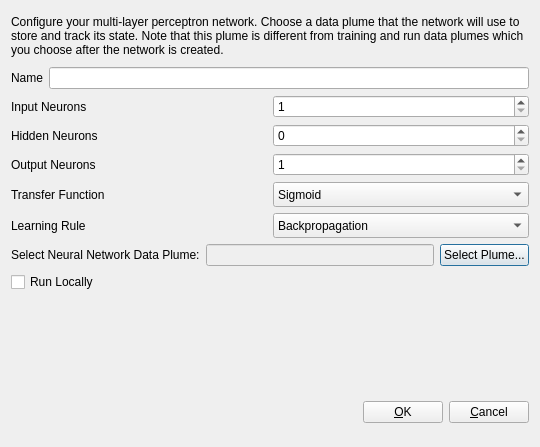
<?xml version="1.0" encoding="UTF-8"?>
<ui version="4.0">
 <class>CreateNeuralNetworkDialog</class>
 <widget class="QDialog" name="CreateNeuralNetworkDialog">
  <property name="geometry">
   <rect>
    <x>0</x>
    <y>0</y>
    <width>540</width>
    <height>447</height>
   </rect>
  </property>
  <property name="windowTitle">
   <string>Create MLP Neural Network</string>
  </property>
  <property name="styleSheet">
   <string notr="true"/>
  </property>
  <property name="modal">
   <bool>true</bool>
  </property>
  <layout class="QVBoxLayout" name="verticalLayout">
   <item>
    <layout class="QVBoxLayout" name="verticalLayout_2">
     <property name="bottomMargin">
      <number>20</number>
     </property>
     <item>
      <layout class="QHBoxLayout" name="horizontalLayout_8">
       <property name="sizeConstraint">
        <enum>QLayout::SetMinimumSize</enum>
       </property>
       <property name="topMargin">
        <number>0</number>
       </property>
       <item>
        <widget class="QLabel" name="label_8">
         <property name="sizePolicy">
          <sizepolicy hsizetype="Preferred" vsizetype="MinimumExpanding">
           <horstretch>0</horstretch>
           <verstretch>0</verstretch>
          </sizepolicy>
         </property>
         <property name="minimumSize">
          <size>
           <width>0</width>
           <height>50</height>
          </size>
         </property>
         <property name="text">
          <string>&lt;html&gt;&lt;head/&gt;&lt;body&gt;&lt;p&gt;Configure your multi-layer perceptron network.  Choose a data plume that the network will use to store and track its state.  Note that this plume is different from training and run data plumes which you choose after the network is created.&lt;/p&gt;&lt;/body&gt;&lt;/html&gt;</string>
         </property>
         <property name="wordWrap">
          <bool>true</bool>
         </property>
        </widget>
       </item>
      </layout>
     </item>
     <item>
      <layout class="QHBoxLayout" name="horizontalLayout">
       <property name="topMargin">
        <number>0</number>
       </property>
       <item>
        <widget class="QLabel" name="label">
         <property name="text">
          <string>Name</string>
         </property>
        </widget>
       </item>
       <item>
        <widget class="QLineEdit" name="nameLineEdit"/>
       </item>
      </layout>
     </item>
     <item>
      <layout class="QHBoxLayout" name="horizontalLayout_2">
       <property name="topMargin">
        <number>0</number>
       </property>
       <item>
        <widget class="QLabel" name="label_2">
         <property name="text">
          <string>Input Neurons</string>
         </property>
        </widget>
       </item>
       <item>
        <widget class="QSpinBox" name="inputSpinBox">
         <property name="minimum">
          <number>1</number>
         </property>
        </widget>
       </item>
      </layout>
     </item>
     <item>
      <layout class="QHBoxLayout" name="horizontalLayout_3">
       <property name="topMargin">
        <number>0</number>
       </property>
       <item>
        <widget class="QLabel" name="label_3">
         <property name="text">
          <string>Hidden Neurons</string>
         </property>
        </widget>
       </item>
       <item>
        <widget class="QSpinBox" name="hiddenSpinBox"/>
       </item>
      </layout>
     </item>
     <item>
      <layout class="QHBoxLayout" name="horizontalLayout_4">
       <property name="topMargin">
        <number>0</number>
       </property>
       <item>
        <widget class="QLabel" name="label_4">
         <property name="text">
          <string>Output Neurons</string>
         </property>
        </widget>
       </item>
       <item>
        <widget class="QSpinBox" name="outputSpinBox">
         <property name="minimum">
          <number>1</number>
         </property>
        </widget>
       </item>
      </layout>
     </item>
     <item>
      <layout class="QHBoxLayout" name="horizontalLayout_5">
       <property name="topMargin">
        <number>0</number>
       </property>
       <item>
        <widget class="QLabel" name="label_5">
         <property name="text">
          <string>Transfer Function</string>
         </property>
        </widget>
       </item>
       <item>
        <widget class="QComboBox" name="transferComboBox">
         <property name="sizePolicy">
          <sizepolicy hsizetype="Preferred" vsizetype="MinimumExpanding">
           <horstretch>0</horstretch>
           <verstretch>0</verstretch>
          </sizepolicy>
         </property>
         <property name="minimumSize">
          <size>
           <width>0</width>
           <height>25</height>
          </size>
         </property>
         <item>
          <property name="text">
           <string>Sigmoid</string>
          </property>
         </item>
        </widget>
       </item>
      </layout>
     </item>
     <item>
      <layout class="QHBoxLayout" name="horizontalLayout_6">
       <property name="topMargin">
        <number>0</number>
       </property>
       <item>
        <widget class="QLabel" name="label_6">
         <property name="text">
          <string>Learning Rule</string>
         </property>
        </widget>
       </item>
       <item>
        <widget class="QComboBox" name="learningRuleComboBox">
         <property name="sizePolicy">
          <sizepolicy hsizetype="Preferred" vsizetype="MinimumExpanding">
           <horstretch>0</horstretch>
           <verstretch>0</verstretch>
          </sizepolicy>
         </property>
         <property name="minimumSize">
          <size>
           <width>0</width>
           <height>25</height>
          </size>
         </property>
         <item>
          <property name="text">
           <string>Backpropagation</string>
          </property>
         </item>
        </widget>
       </item>
      </layout>
     </item>
     <item>
      <layout class="QHBoxLayout" name="horizontalLayout_7">
       <property name="topMargin">
        <number>0</number>
       </property>
       <item>
        <widget class="QLabel" name="label_7">
         <property name="text">
          <string>Select Neural Network Data Plume:</string>
         </property>
        </widget>
       </item>
       <item>
        <widget class="QLineEdit" name="plumeLineEdit">
         <property name="enabled">
          <bool>false</bool>
         </property>
        </widget>
       </item>
       <item>
        <widget class="QPushButton" name="selectPlumePushButton">
         <property name="text">
          <string>Select Plume...</string>
         </property>
        </widget>
       </item>
      </layout>
     </item>
     <item>
      <layout class="QHBoxLayout" name="horizontalLayout_9">
       <property name="topMargin">
        <number>0</number>
       </property>
       <item>
        <widget class="QCheckBox" name="localCheckBox">
         <property name="text">
          <string>Run Locally</string>
         </property>
        </widget>
       </item>
      </layout>
     </item>
    </layout>
   </item>
   <item>
    <spacer name="verticalSpacer">
     <property name="orientation">
      <enum>Qt::Vertical</enum>
     </property>
     <property name="sizeHint" stdset="0">
      <size>
       <width>20</width>
       <height>40</height>
      </size>
     </property>
    </spacer>
   </item>
   <item>
    <layout class="QHBoxLayout" name="horizontalLayout_Buttons">
     <item>
      <spacer name="horizontalSpacer_2">
       <property name="orientation">
        <enum>Qt::Horizontal</enum>
       </property>
       <property name="sizeHint" stdset="0">
        <size>
         <width>40</width>
         <height>48</height>
        </size>
       </property>
      </spacer>
     </item>
     <item>
      <widget class="QPushButton" name="okButton">
       <property name="text">
        <string>&amp;OK</string>
       </property>
      </widget>
     </item>
     <item>
      <widget class="QPushButton" name="cancelButton">
       <property name="text">
        <string>&amp;Cancel</string>
       </property>
       <property name="autoDefault">
        <bool>false</bool>
       </property>
      </widget>
     </item>
    </layout>
   </item>
  </layout>
 </widget>
 <resources/>
 <connections/>
</ui>
